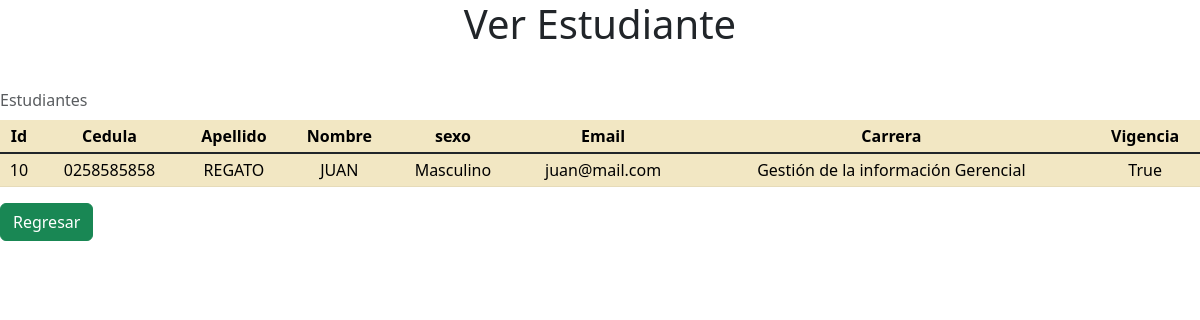
The page /ver_estudiante/10 on the database its author committed.
### estudiantes/models.py (models this page shows, shortened)
class Estudiante(models.Model):
    sexos = [
        ('F', 'Femenino'),
        ('M', 'Masculino')
    ]
    cedula = models.CharField(max_length=10)
    apellido = models.CharField(max_length=50)
    nombre = models.CharField(max_length=50)
    sexo = models.CharField(max_length=1, choices=sexos, null=True)
    email= models.CharField(max_length=50)
    carrera = models.ForeignKey(Carrera, on_delete=models.CASCADE)
    vigencia = models.BooleanField(default=True)

class Carrera(models.Model):
    codigo = models.CharField(max_length=3)
    nombre_carrera = models.CharField(max_length=50)
    duracion = models.PositiveSmallIntegerField(default=5)
    def __str__(self):
        return self.nombre_carrera

### estudiantes/views.py (the view)
# urls.py: path('ver_estudiante/<int:idEstudiante>', ver_estudiante),
def ver_estudiante(request, idEstudiante):
    pagina = loader.get_template('ver_estudiante.html')
    estudiante = get_object_or_404(Estudiante, pk=idEstudiante)
    mensaje = {'estudiante': estudiante}
    return HttpResponse(pagina.render(mensaje, request))

### estudiantes/templates/ver_estudiante.html (shortened to what this page needs)
<!DOCTYPE html>
<html lang="en">
<head>
    <link href="https://cdn.jsdelivr.net/npm/bootstrap@5.3.0/dist/css/bootstrap.min.css" rel="stylesheet">
</head>
<body>
<div class="panel panel-primary" align="center">
    <h1>Ver Estudiante</h1>
</div> <br>
<table class="table table-striped table-hover table table-sm table align-middle text-center table caption-top" >
    <caption>Estudiantes</caption>
    <tr>
        <th class="table-warning">Id</th>
        <th class="table-warning">Cedula</th>
        <th class="table-warning">Apellido</th>
        <th class="table-warning">Nombre</th>
        <th class="table-warning">sexo</th>
        <th class="table-warning">Email</th>
        <th class="table-warning">Carrera</th>
        <th class="table-warning">Vigencia</th>
    </tr>
    <tbody class="table-group-divider">
       <tr>
            <td class="table-warning">{{estudiante.id}}</td>
            <td class="table-warning">{{estudiante.cedula}}</td>
            <td class="table-warning">{{estudiante.apellido | upper}}</td>
            <td class="table-warning">{{estudiante.nombre | upper}}</td>
            <td class="table-warning">{% if estudiante.sexo == 'F' %} Femenino {% endif %} {% if estudiante.sexo == 'M' %}Masculino {% endif %}</td>
            <td class="table-warning">{{estudiante.email}} </td>
            <td class="table-warning">{{estudiante.carrera}} </td>
            <td class="table-warning">{{estudiante.vigencia}}</td>
       </tr>
    </tbody >
</table>
<div>
  <a class="btn btn-success" href="{%url 'inicio'%}">Regresar</a>
</div>
</body>
</html>

### rows shown on the page
Estudiante: id "10", cedula "0258585858", apellido "REGATO", nombre "JUAN", email "juan@mail.com", carrera "Gestión de la información Gerencial", vigencia "True"
